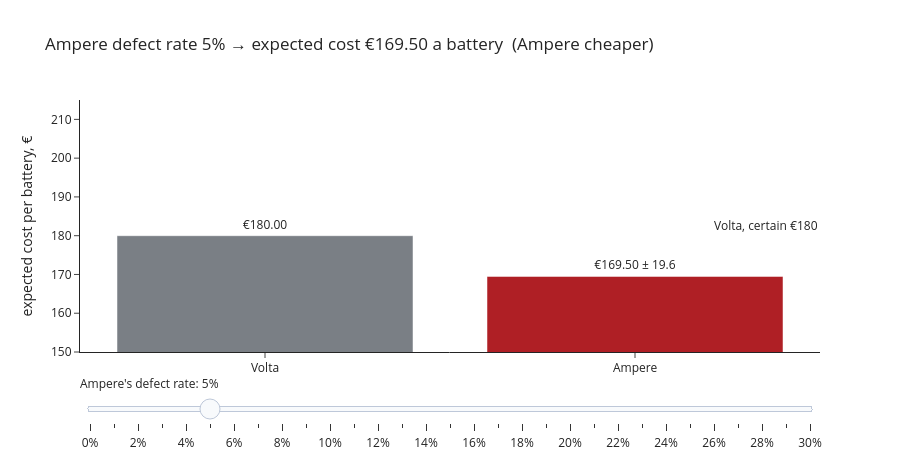

Notebook cell for this chart:
### Code cell
# Drag Ampere's defect rate: when does the expected value flip back to Volta?
rates = np.round(np.arange(0.00, 0.3001, 0.01), 2)
def ev_amp(r, price=165, swap=90):
    return price + r * swap
flip = (180 - 165) / 90                      # the rate at which 165 + r × 90 = 180
fig = go.Figure()
for r in rates:
    e = ev_amp(r); sd = math.sqrt((1 - r) * (165 - e) ** 2 + r * (255 - e) ** 2)
    fig.add_bar(x=["Volta", "Ampere"], y=[180, e], marker_color=[GREY, RED if e < 180 else INK], visible=bool(abs(r - .05) < 1e-9),
                text=["€180.00", f"€{e:.2f} ± {sd:.1f}"], textposition="outside", showlegend=False, name=f"{r:.0%}")
fig.add_hline(y=180, line=dict(color=GOLD, dash="dot"), annotation_text="Volta, certain €180")
steps = [dict(method="update", label=f"{r:.0%}",
              args=[{"visible": [j == i for j in range(len(rates))]},
                    {"title": f"Ampere defect rate {r:.0%} → expected cost €{ev_amp(r):.2f} a battery  ({'Ampere cheaper' if ev_amp(r) < 180 else 'Volta cheaper' if ev_amp(r) > 180 else 'a tie'})"}])
         for i, r in enumerate(rates)]
fig.update_layout(template="simple_white", height=460, yaxis_range=[150, 215], yaxis_title="expected cost per battery, €",
                  title="Ampere defect rate 5% → expected cost €169.50 a battery  (Ampere cheaper)",
                  sliders=[dict(active=int(np.argmin(abs(rates - .05))), steps=steps, currentvalue=dict(prefix="Ampere's defect rate: "))])
fig.show()
print(f"{'defect rate':>12} {'E(Ampere)':>10} {'vs Volta':>10}")
for r in (.00, .05, .10, flip, .20):
    print(f"{r:>12.1%} {ev_amp(r):>10.2f} {ev_amp(r) - 180:>+10.2f}")
print(f"\nThe expected value flips at a defect rate of 15/90 = {flip:.1%}: above that, the €15 discount no longer pays for the swaps.")

### Figure 1 — Plotly figure (JSON) as saved in the notebook; plotly's stock layout.template omitted (floating-point values rounded to 4 significant figures)
{"data": [{"marker": {"color": ["#7a7f85", "#AF1F25"]}, "name": "0%", "showlegend": false, "text": ["€180.00", "€165.00 ± 0.0"], "textposition": "outside", "type": "bar", "visible": false, "x": ["Volta", "Ampere"], "y": [180, 165.0]}, {"marker": {"color": ["#7a7f85", "#AF1F25"]}, "name": "1%", "showlegend": false, "text": ["€180.00", "€165.90 ± 9.0"], "textposition": "outside", "type": "bar", "visible": false, "x": ["Volta", "Ampere"], "y": [180, 165.9]}, {"marker": {"color": ["#7a7f85", "#AF1F25"]}, "name": "2%", "showlegend": false, "text": ["€180.00", "€166.80 ± 12.6"], "textposition": "outside", "type": "bar", "visible": false, "x": ["Volta", "Ampere"], "y": [180, 166.8]}, {"marker": {"color": ["#7a7f85", "#AF1F25"]}, "name": "3%", "showlegend": false, "text": ["€180.00", "€167.70 ± 15.4"], "textposition": "outside", "type": "bar", "visible": false, "x": ["Volta", "Ampere"], "y": [180, 167.7]}, {"marker": {"color": ["#7a7f85", "#AF1F25"]}, "name": "4%", "showlegend": false, "text": ["€180.00", "€168.60 ± 17.6"], "textposition": "outside", "type": "bar", "visible": false, "x": ["Volta", "Ampere"], "y": [180, 168.6]}, {"marker": {"color": ["#7a7f85", "#AF1F25"]}, "name": "5%", "showlegend": false, "text": ["€180.00", "€169.50 ± 19.6"], "textposition": "outside", "type": "bar", "visible": true, "x": ["Volta", "Ampere"], "y": [180, 169.5]}, {"marker": {"color": ["#7a7f85", "#AF1F25"]}, "name": "6%", "showlegend": false, "text": ["€180.00", "€170.40 ± 21.4"], "textposition": "outside", "type": "bar", "visible": false, "x": ["Volta", "Ampere"], "y": [180, 170.4]}, {"marker": {"color": ["#7a7f85", "#AF1F25"]}, "name": "7%", "showlegend": false, "text": ["€180.00", "€171.30 ± 23.0"], "textposition": "outside", "type": "bar", "visible": false, "x": ["Volta", "Ampere"], "y": [180, 171.3]}, {"marker": {"color": ["#7a7f85", "#AF1F25"]}, "name": "8%", "showlegend": false, "text": ["€180.00", "€172.20 ± 24.4"], "textposition": "outside", "type": "bar", "visible": false, "x": ["Volta", "Ampere"], "y": [180, 172.2]}, {"marker": {"color": ["#7a7f85", "#AF1F25"]}, "name": "9%", "showlegend": false, "text": ["€180.00", "€173.10 ± 25.8"], "textposition": "outside", "type": "bar", "visible": false, "x": ["Volta", "Ampere"], "y": [180, 173.1]}, {"marker": {"color": ["#7a7f85", "#AF1F25"]}, "name": "10%", "showlegend": false, "text": ["€180.00", "€174.00 ± 27.0"], "textposition": "outside", "type": "bar", "visible": false, "x": ["Volta", "Ampere"], "y": [180, 174.0]}, {"marker": {"color": ["#7a7f85", "#AF1F25"]}, "name": "11%", "showlegend": false, "text": ["€180.00", "€174.90 ± 28.2"], "textposition": "outside", "type": "bar", "visible": false, "x": ["Volta", "Ampere"], "y": [180, 174.9]}, {"marker": {"color": ["#7a7f85", "#AF1F25"]}, "name": "12%", "showlegend": false, "text": ["€180.00", "€175.80 ± 29.2"], "textposition": "outside", "type": "bar", "visible": false, "x": ["Volta", "Ampere"], "y": [180, 175.8]}, {"marker": {"color": ["#7a7f85", "#AF1F25"]}, "name": "13%", "showlegend": false, "text": ["€180.00", "€176.70 ± 30.3"], "textposition": "outside", "type": "bar", "visible": false, "x": ["Volta", "Ampere"], "y": [180, 176.7]}, {"marker": {"color": ["#7a7f85", "#AF1F25"]}, "name": "14%", "showlegend": false, "text": ["€180.00", "€177.60 ± 31.2"], "textposition": "outside", "type": "bar", "visible": false, "x": ["Volta", "Ampere"], "y": [180, 177.6]}, {"marker": {"color": ["#7a7f85", "#AF1F25"]}, "name": "15%", "showlegend": false, "text": ["€180.00", "€178.50 ± 32.1"], "textposition": "outside", "type": "bar", "visible": false, "x": ["Volta", "Ampere"], "y": [180, 178.5]}, {"marker": {"color": ["#7a7f85", "#AF1F25"]}, "name": "16%", "showlegend": false, "text": ["€180.00", "€179.40 ± 33.0"], "textposition": "outside", "type": "bar", "visible": false, "x": ["Volta", "Ampere"], "y": [180, 179.4]}, {"marker": {"color": ["#7a7f85", "#363636"]}, "name": "17%", "showlegend": false, "text": ["€180.00", "€180.30 ± 33.8"], "textposition": "outside", "type": "bar", "visible": false, "x": ["Volta", "Ampere"], "y": [180, 180.3]}, {"marker": {"color": ["#7a7f85", "#363636"]}, "name": "18%", "showlegend": false, "text": ["€180.00", "€181.20 ± 34.6"], "textposition": "outside", "type": "bar", "visible": false, "x": ["Volta", "Ampere"], "y": [180, 181.2]}, {"marker": {"color": ["#7a7f85", "#363636"]}, "name": "19%", "showlegend": false, "text": ["€180.00", "€182.10 ± 35.3"], "textposition": "outside", "type": "bar", "visible": false, "x": ["Volta", "Ampere"], "y": [180, 182.1]}, {"marker": {"color": ["#7a7f85", "#363636"]}, "name": "20%", "showlegend": false, "text": ["€180.00", "€183.00 ± 36.0"], "textposition": "outside", "type": "bar", "visible": false, "x": ["Volta", "Ampere"], "y": [180, 183.0]}, {"marker": {"color": ["#7a7f85", "#363636"]}, "name": "21%", "showlegend": false, "text": ["€180.00", "€183.90 ± 36.7"], "textposition": "outside", "type": "bar", "visible": false, "x": ["Volta", "Ampere"], "y": [180, 183.9]}, {"marker": {"color": ["#7a7f85", "#363636"]}, "name": "22%", "showlegend": false, "text": ["€180.00", "€184.80 ± 37.3"], "textposition": "outside", "type": "bar", "visible": false, "x": ["Volta", "Ampere"], "y": [180, 184.8]}, {"marker": {"color": ["#7a7f85", "#363636"]}, "name": "23%", "showlegend": false, "text": ["€180.00", "€185.70 ± 37.9"], "textposition": "outside", "type": "bar", "visible": false, "x": ["Volta", "Ampere"], "y": [180, 185.7]}, {"marker": {"color": ["#7a7f85", "#363636"]}, "name": "24%", "showlegend": false, "text": ["€180.00", "€186.60 ± 38.4"], "textposition": "outside", "type": "bar", "visible": false, "x": ["Volta", "Ampere"], "y": [180, 186.6]}, {"marker": {"color": ["#7a7f85", "#363636"]}, "name": "25%", "showlegend": false, "text": ["€180.00", "€187.50 ± 39.0"], "textposition": "outside", "type": "bar", "visible": false, "x": ["Volta", "Ampere"], "y": [180, 187.5]}, {"marker": {"color": ["#7a7f85", "#363636"]}, "name": "26%", "showlegend": false, "text": ["€180.00", "€188.40 ± 39.5"], "textposition": "outside", "type": "bar", "visible": false, "x": ["Volta", "Ampere"], "y": [180, 188.4]}, {"marker": {"color": ["#7a7f85", "#363636"]}, "name": "27%", "showlegend": false, "text": ["€180.00", "€189.30 ± 40.0"], "textposition": "outside", "type": "bar", "visible": false, "x": ["Volta", "Ampere"], "y": [180, 189.3]}, {"marker": {"color": ["#7a7f85", "#363636"]}, "name": "28%", "showlegend": false, "text": ["€180.00", "€190.20 ± 40.4"], "textposition": "outside", "type": "bar", "visible": false, "x": ["Volta", "Ampere"], "y": [180, 190.2]}, {"marker": {"color": ["#7a7f85", "#363636"]}, "name": "29%", "showlegend": false, "text": ["€180.00", "€191.10 ± 40.8"], "textposition": "outside", "type": "bar", "visible": false, "x": ["Volta", "Ampere"], "y": [180, 191.1]}, {"marker": {"color": ["#7a7f85", "#363636"]}, "name": "30%", "showlegend": false, "text": ["€180.00", "€192.00 ± 41.2"], "textposition": "outside", "type": "bar", "visible": false, "x": ["Volta", "Ampere"], "y": [180, 192.0]}], "layout": {"annotations": [{"showarrow": false, "text": "Volta, certain €180", "x": 1, "xanchor": "right", "xref": "x domain", "y": 180, "yanchor": "bottom", "yref": "y"}], "height": 460, "shapes": [{"line": {"color": "#CDBA80", "dash": "dot"}, "type": "line", "x0": 0, "x1": 1, "xref": "x domain", "y0": 180, "y1": 180, "yref": "y"}], "sliders": [{"active": 5, "currentvalue": {"prefix": "Ampere's defect rate: "}, "steps": [{"args": [{"visible": [true, false, false, false, false, false, false, false, false, false, false, false, false, false, false, false, false, false, false, false, false, false, false, false, false, false, false, false, false, false, false]}, {"title": "Ampere defect rate 0% → expected cost €165.00 a battery  (Ampere cheaper)"}], "label": "0%", "method": "update"}, {"args": [{"visible": [false, true, false, false, false, false, false, false, false, false, false, false, false, false, false, false, false, false, false, false, false, false, false, false, false, false, false, false, false, false, false]}, {"title": "Ampere defect rate 1% → expected cost €165.90 a battery  (Ampere cheaper)"}], "label": "1%", "method": "update"}, {"args": [{"visible": [false, false, true, false, false, false, false, false, false, false, false, false, false, false, false, false, false, false, false, false, false, false, false, false, false, false, false, false, false, false, false]}, {"title": "Ampere defect rate 2% → expected cost €166.80 a battery  (Ampere cheaper)"}], "label": "2%", "method": "update"}, {"args": [{"visible": [false, false, false, true, false, false, false, false, false, false, false, false, false, false, false, false, false, false, false, false, false, false, false, false, false, false, false, false, false, false, false]}, {"title": "Ampere defect rate 3% → expected cost €167.70 a battery  (Ampere cheaper)"}], "label": "3%", "method": "update"}, {"args": [{"visible": [false, false, false, false, true, false, false, false, false, false, false, false, false, false, false, false, false, false, false, false, false, false, false, false, false, false, false, false, false, false, false]}, {"title": "Ampere defect rate 4% → expected cost €168.60 a battery  (Ampere cheaper)"}], "label": "4%", "method": "update"}, {"args": [{"visible": [false, false, false, false, false, true, false, false, false, false, false, false, false, false, false, false, false, false, false, false, false, false, false, false, false, false, false, false, false, false, false]}, {"title": "Ampere defect rate 5% → expected cost €169.50 a battery  (Ampere cheaper)"}], "label": "5%", "method": "update"}, {"args": [{"visible": [false, false, false, false, false, false, true, false, false, false, false, false, false, false, false, false, false, false, false, false, false, false, false, false, false, false, false, false, false, false, false]}, {"title": "Ampere defect rate 6% → expected cost €170.40 a battery  (Ampere cheaper)"}], "label": "6%", "method": "update"}, {"args": [{"visible": [false, false, false, false, false, false, false, true, false, false, false, false, false, false, false, false, false, false, false, false, false, false, false, false, false, false, false, false, false, false, false]}, {"title": "Ampere defect rate 7% → expected cost €171.30 a battery  (Ampere cheaper)"}], "label": "7%", "method": "update"}, {"args": [{"visible": [false, false, false, false, false, false, false, false, true, false, false, false, false, false, false, false, false, false, false, false, false, false, false, false, false, false, false, false, false, false, false]}, {"title": "Ampere defect rate 8% → expected cost €172.20 a battery  (Ampere cheaper)"}], "label": "8%", "method": "update"}, {"args": [{"visible": [false, false, false, false, false, false, false, false, false, true, false, false, false, false, false, false, false, false, false, false, false, false, false, false, false, false, false, false, false, false, false]}, {"title": "Ampere defect rate 9% → expected cost €173.10 a battery  (Ampere cheaper)"}], "label": "9%", "method": "update"}, {"args": [{"visible": [false, false, false, false, false, false, false, false, false, false, true, false, false, false, false, false, false, false, false, false, false, false, false, false, false, false, false, false, false, false, false]}, {"title": "Ampere defect rate 10% → expected cost €174.00 a battery  (Ampere cheaper)"}], "label": "10%", "method": "update"}, {"args": [{"visible": [false, false, false, false, false, false, false, false, false, false, false, true, false, false, false, false, false, false, false, false, false, false, false, false, false, false, false, false, false, false, false]}, {"title": "Ampere defect rate 11% → expected cost €174.90 a battery  (Ampere cheaper)"}], "label": "11%", "method": "update"}, {"args": [{"visible": [false, false, false, false, false, false, false, false, false, false, false, false, true, false, false, false, false, false, false, false, false, false, false, false, false, false, false, false, false, false, false]}, {"title": "Ampere defect rate 12% → expected cost €175.80 a battery  (Ampere cheaper)"}], "label": "12%", "method": "update"}, {"args": [{"visible": [false, false, false, false, false, false, false, false, false, false, false, false, false, true, false, false, false, false, false, false, false, false, false, false, false, false, false, false, false, false, false]}, {"title": "Ampere defect rate 13% → expected cost €176.70 a battery  (Ampere cheaper)"}], "label": "13%", "method": "update"}, {"args": [{"visible": [false, false, false, false, false, false, false, false, false, false, false, false, false, false, true, false, false, false, false, false, false, false, false, false, false, false, false, false, false, false, false]}, {"title": "Ampere defect rate 14% → expected cost €177.60 a battery  (Ampere cheaper)"}], "label": "14%", "method": "update"}, {"args": [{"visible": [false, false, false, false, false, false, false, false, false, false, false, false, false, false, false, true, false, false, false, false, false, false, false, false, false, false, false, false, false, false, false]}, {"title": "Ampere defect rate 15% → expected cost €178.50 a battery  (Ampere cheaper)"}], "label": "15%", "method": "update"}, {"args": [{"visible": [false, false, false, false, false, false, false, false, false, false, false, false, false, false, false, false, true, false, false, false, false, false, false, false, false, false, false, false, false, false, false]}, {"title": "Ampere defect rate 16% → expected cost €179.40 a battery  (Ampere cheaper)"}], "label": "16%", "method": "update"}, {"args": [{"visible": [false, false, false, false, false, false, false, false, false, false, false, false, false, false, false, false, false, true, false, false, false, false, false, false, false, false, false, false, false, false, false]}, {"title": "Ampere defect rate 17% → expected cost €180.30 a battery  (Volta cheaper)"}], "label": "17%", "method": "update"}, {"args": [{"visible": [false, false, false, false, false, false, false, false, false, false, false, false, false, false, false, false, false, false, true, false, false, false, false, false, false, false, false, false, false, false, false]}, {"title": "Ampere defect rate 18% → expected cost €181.20 a battery  (Volta cheaper)"}], "label": "18%", "method": "update"}, {"args": [{"visible": [false, false, false, false, false, false, false, false, false, false, false, false, false, false, false, false, false, false, false, true, false, false, false, false, false, false, false, false, false, false, false]}, {"title": "Ampere defect rate 19% → expected cost €182.10 a battery  (Volta cheaper)"}], "label": "19%", "method": "update"}, {"args": [{"visible": [false, false, false, false, false, false, false, false, false, false, false, false, false, false, false, false, false, false, false, false, true, false, false, false, false, false, false, false, false, false, false]}, {"title": "Ampere defect rate 20% → expected cost €183.00 a battery  (Volta cheaper)"}], "label": "20%", "method": "update"}, {"args": [{"visible": [false, false, false, false, false, false, false, false, false, false, false, false, false, false, false, false, false, false, false, false, false, true, false, false, false, false, false, false, false, false, false]}, {"title": "Ampere defect rate 21% → expected cost €183.90 a battery  (Volta cheaper)"}], "label": "21%", "method": "update"}, {"args": [{"visible": [false, false, false, false, false, false, false, false, false, false, false, false, false, false, false, false, false, false, false, false, false, false, true, false, false, false, false, false, false, false, false]}, {"title": "Ampere defect rate 22% → expected cost €184.80 a battery  (Volta cheaper)"}], "label": "22%", "method": "update"}, {"args": [{"visible": [false, false, false, false, false, false, false, false, false, false, false, false, false, false, false, false, false, false, false, false, false, false, false, true, false, false, false, false, false, false, false]}, {"title": "Ampere defect rate 23% → expected cost €185.70 a battery  (Volta cheaper)"}], "label": "23%", "method": "update"}, {"args": [{"visible": [false, false, false, false, false, false, false, false, false, false, false, false, false, false, false, false, false, false, false, false, false, false, false, false, true, false, false, false, false, false, false]}, {"title": "Ampere defect rate 24% → expected cost €186.60 a battery  (Volta cheaper)"}], "label": "24%", "method": "update"}, {"args": [{"visible": [false, false, false, false, false, false, false, false, false, false, false, false, false, false, false, false, false, false, false, false, false, false, false, false, false, true, false, false, false, false, false]}, {"title": "Ampere defect rate 25% → expected cost €187.50 a battery  (Volta cheaper)"}], "label": "25%", "method": "update"}, {"args": [{"visible": [false, false, false, false, false, false, false, false, false, false, false, false, false, false, false, false, false, false, false, false, false, false, false, false, false, false, true, false, false, false, false]}, {"title": "Ampere defect rate 26% → expected cost €188.40 a battery  (Volta cheaper)"}], "label": "26%", "method": "update"}, {"args": [{"visible": [false, false, false, false, false, false, false, false, false, false, false, false, false, false, false, false, false, false, false, false, false, false, false, false, false, false, false, true, false, false, false]}, {"title": "Ampere defect rate 27% → expected cost €189.30 a battery  (Volta cheaper)"}], "label": "27%", "method": "update"}, {"args": [{"visible": [false, false, false, false, false, false, false, false, false, false, false, false, false, false, false, false, false, false, false, false, false, false, false, false, false, false, false, false, true, false, false]}, {"title": "Ampere defect rate 28% → expected cost €190.20 a battery  (Volta cheaper)"}], "label": "28%", "method": "update"}, {"args": [{"visible": [false, false, false, false, false, false, false, false, false, false, false, false, false, false, false, false, false, false, false, false, false, false, false, false, false, false, false, false, false, true, false]}, {"title": "Ampere defect rate 29% → expected cost €191.10 a battery  (Volta cheaper)"}], "label": "29%", "method": "update"}, {"args": [{"visible": [false, false, false, false, false, false, false, false, false, false, false, false, false, false, false, false, false, false, false, false, false, false, false, false, false, false, false, false, false, false, true]}, {"title": "Ampere defect rate 30% → expected cost €192.00 a battery  (Volta cheaper)"}], "label": "30%", "method": "update"}]}], "title": {"text": "Ampere defect rate 5% → expected cost €169.50 a battery  (Ampere cheaper)"}, "yaxis": {"range": [150, 215], "title": {"text": "expected cost per battery, €"}}}}
